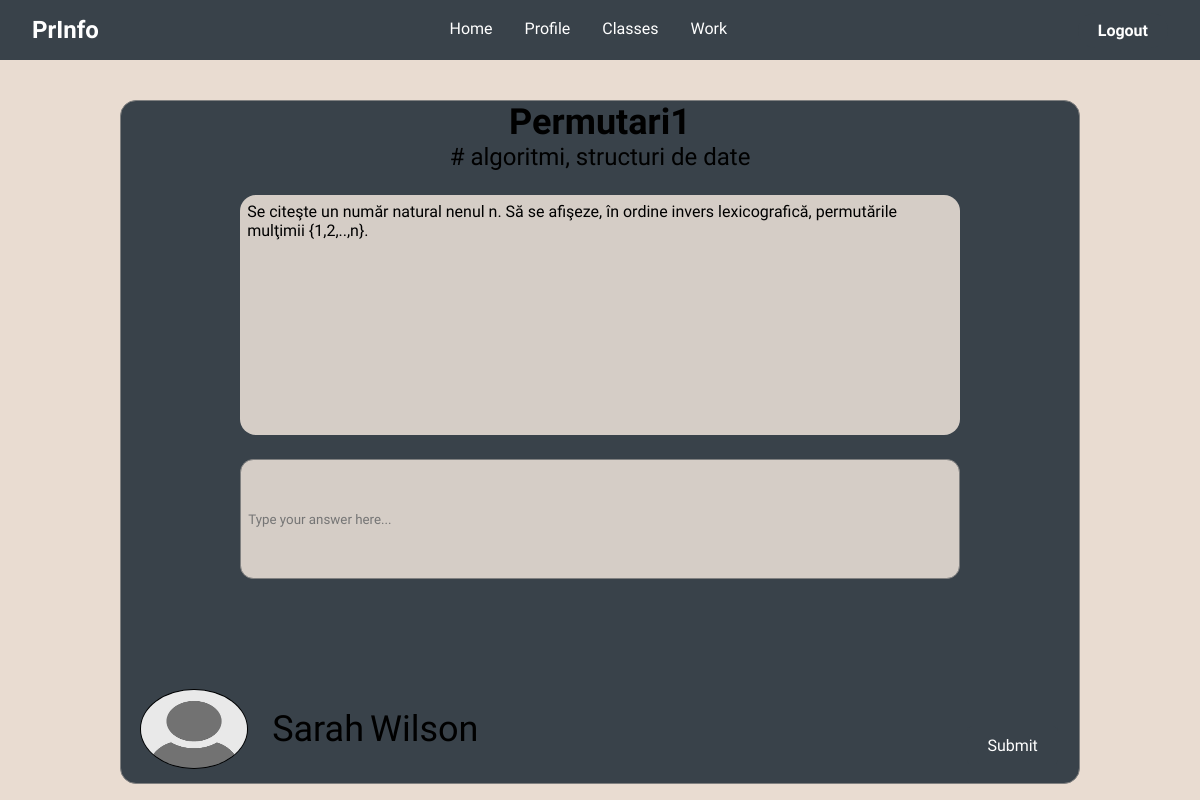
Screenshot of /Interface/selectedProblem.php?problem_id=11 (signed in) with the database file from the repository.
### tables this page shows
CREATE TABLE `problems` (
  `ID` int(11) NOT NULL,
  `Title` varchar(100) DEFAULT NULL,
  `Description` text DEFAULT NULL,
  `Rating` decimal(3,2) DEFAULT 0.00,
  `Difficulty` enum('Easy','Medium','Hard') DEFAULT NULL,
  `CreatedAt` date DEFAULT NULL,
  `CreatedBy` int(11) DEFAULT NULL
);

CREATE TABLE `users` (
  `ID` int(11) NOT NULL,
  `FirstName` varchar(50) DEFAULT NULL,
  `LastName` varchar(50) DEFAULT NULL,
  `Email` varchar(100) DEFAULT NULL,
  `Password` varchar(100) DEFAULT NULL,
  `Role` enum('teacher','student') DEFAULT NULL
);

### Interface/selectedProblem.php (the view, shortened to what this page needs)
<!DOCTYPE html>
<html>
<head>
    <link rel="stylesheet" href="stylesheets/selectedProblem.css">
    <link rel="stylesheet" href="https://cdnjs.cloudflare.com/ajax/libs/font-awesome/4.7.0/css/font-awesome.min.css">
</head>
<body>
    <?php
    include 'db_connection.php';
    if (isset($_SESSION['logged_in']) && $_SESSION['logged_in'] == true) {
        $loginText = "Logout";
    } else {
        $loginText = "Login";
    }
    $example = false;
    if (isset($_GET['problem_id'])) {
        $problemId = $_GET['problem_id'];
        $queryProblem = 'SELECT * FROM problems WHERE ID = ?';
        $stmtProblem = $conn->prepare($queryProblem);
        $stmtProblem->bind_param('i', $problemId);
        if ($stmtProblem->execute()) {
            $resultProblem = $stmtProblem->get_result();
            $problem = $resultProblem->fetch_assoc();
            $authorId = $problem['CreatedBy'];
            $queryAuthor = 'SELECT * FROM users WHERE ID = ?';
            $stmtAuthor = $conn->prepare($queryAuthor);
            $stmtAuthor->bind_param('i', $authorId);
            if ($stmtAuthor->execute()) {
                $resultAuthor = $stmtAuthor->get_result();
                $author = $resultAuthor->fetch_assoc();
            } else {
                echo "Database error: " . $stmtAuthor->error;
                exit;
            }
            $queryTags = 'SELECT tags.Name FROM tags JOIN problemtags ON tags.ID = problemtags.TagID WHERE problemtags.ProblemID = ?';
            $stmtTags = $conn->prepare($queryTags);
            $stmtTags->bind_param('i', $problemId);
            $tags = [];
            if ($stmtTags->execute()) {
                $resultTags = $stmtTags->get_result();
                while ($row = $resultTags->fetch_assoc()) {
                    $tags[] = $row['Name'];
                }
            } else {
                echo "Database error: " . $stmtTags->error;
                exit;
            }
        } else {
            echo "Database error: " . $stmtProblem->error;
            exit;
        }
    } else {
        $example = true;
    }
    ?>
    <header>
        <div class="navbar">
            <div class="logo">
                <h2>PrInfo</h2>
            </div>
            <ul class="links">
                <li><a href="home.php">Home</a></li>
                <li><a href="profile.php">Profile</a></li>
                <li><a href="myclasses.php">Classes</a></li>
                <li><a href="work.php">Work</a></li>
            </ul>
            <a href="connection.php" class="login-btn" style="--clr:#E9DCD1">
                <?php echo $loginText; ?>
            </a>
        </div>
    </header>
    <div class="big-box">
        <form method="POST">
            <div class="title">
                <?php echo $example ? "Exemplu" : $problem['Title']; ?>
            </div>
            <div class="tags">#
                <?php echo $example ? "Exemplu" : implode(', ', $tags); ?>
            </div>
            <div class="small-box">
                <?php echo $example ? "Exemplu" : $problem['Description']; ?>
            </div>
            <input type="text" name="answer" class="text-input" placeholder="Type your answer here...">
            <input type="submit" value="Submit" class="submit-btn">
            <div class="author-box">
                <img src="assets/avatar.png" class="author-image">
                <div class="author-name">
                    <?php echo $example ? "Exemplu" : $author['FirstName']; ?>
                </div>
                <div class="author-surname">
                    <?php echo $example ? "Exemplu" : $author['LastName']; ?>
                </div>
            </div>
        </form>
    </div>
</body>
</html>

### Interface/stylesheets/selectedProblem.css (style rules this page uses)
* { margin:0; padding: 0; box-sizing: border-box; font-family: "Viga", sans-serif; }
body { height: 100vh; background-color: #E9DCD1; background-size: cover; background-position: center; }
header li { list-style: none; }
header a { text-decoration: none; color: white; font-size: 1rem; }
header .logo { user-select: none; }
header { background: #39424A; position: relative; padding: 0 2rem; }
.navbar { width: 100%; max-width: 1200px; height: 3.75em; margin: 0 auto; display: flex; align-items: center; justify-content: space-between; }
.navbar .logo h2 { font-size: 1.5rem; font-weight: bold; color: white; }
.navbar .links { position: relative; display: flex; gap: 2rem; }
.login-btn { background: #39424A; color: white; outline: none; font-weight: bold; padding: 0.5rem 1.25rem; border-radius: 2em; cursor: pointer; transition: .5s; }
.navbar li a:not(.dm-login-btn):after { content: ""; width: 0; height: 3px; background-color: white; margin: auto; display: block; transition: .5s; }
.big-box { position: absolute; top: 12.5%; left: 10%; right: 10%; bottom: 2%; border: 1px solid gray; display: flex; flex-direction: row; justify-content: center; align-items: flex-start; background-color: #39424A; border-radius: 1em; width: 80%; }
.title { font-size: 3vw; font-weight: bold; text-align: center; }
.tags { font-size: 2vw; margin-bottom: 2vw; text-align: center; }
.small-box { height: 30vh; width: 60vw; overflow-y: auto; scrollbar-width: none; -ms-overflow-style: none; margin-bottom: 2vw; background-color: #D5CDC6; border-radius: 1em; padding: 1%; }
.text-input { height: 15vh; width: 100%; border: 1px solid gray; margin-bottom: 2vw; background-color: #D5CDC6; border-radius: 1em; padding: 1%; overflow-y: auto; scrollbar-width: none; -ms-overflow-style: none; }
.submit-btn { position: absolute; bottom: 2%; right: 2%; border: none; color: white; padding: 10px 20px; text-align: center; text-decoration: none; display: inline-block; font-size: 16px; margin: 4px 2px; transition-duration: 0.4s; cursor: pointer; background-color: #39424A; border-radius: 5px; }
.author-box { position: absolute; bottom: 2%; left: 2%; display: flex; align-items: center; font-size: 3vw; }
.author-image { height: 10vh; width: 9vw; margin-right: 2vw; border-radius: 50%; border: 0.02em solid black; }
.author-surname { margin-left: 0.5vw; }

### rows the page displays
problems: Title "Permutari1", Description "Se citeşte un număr natural nenul n. Să se afişeze, în ordine invers lexicografică, permutările mulţimii {1,2,..,n}."
users: FirstName "Sarah", LastName "Wilson"

### other values shown
$loginText "Logout"
implode(', ', $tags) "algoritmi, structuri de date"
